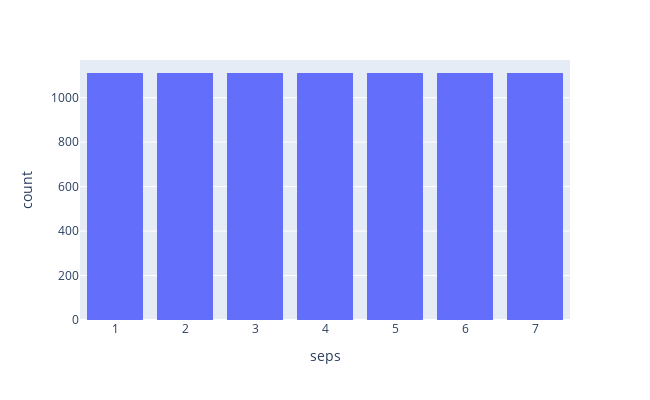

Notebook cell for this chart:
### Code cell
fig = px.histogram(nflx, x='seps')
fig.update_layout(bargap=0.2, width=650, height=400)
fig.show()

### Figure 1 — Plotly figure (JSON) as saved in the notebook; plotly's stock layout.template omitted (floating-point values rounded to 4 significant figures; data arrays with more than 128 entries replaced by an {"elided": "..."} marker saying what was removed)
{"data": [{"alignmentgroup": "True", "bingroup": "x", "hovertemplate": "seps=%{x}<br>count=%{y}<extra></extra>", "legendgroup": "", "marker": {"color": "#636efa"}, "name": "", "offsetgroup": "", "orientation": "v", "showlegend": false, "type": "histogram", "x": {"elided": "7777 str values"}, "xaxis": "x", "yaxis": "y"}], "layout": {"bargap": 0.2, "barmode": "relative", "height": 400, "legend": {"tracegroupgap": 0}, "margin": {"t": 60}, "width": 650, "xaxis": {"anchor": "y", "autorange": true, "domain": [0, 1], "range": [0.5, 7.5], "title": {"text": "seps"}, "type": "linear"}, "yaxis": {"anchor": "x", "autorange": true, "domain": [0, 1], "range": [0, 1169.0], "title": {"text": "count"}}}}
